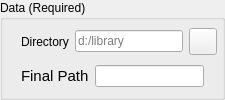
    <widget class="QGroupBox" name="groupBox__data">
     <property name="title">
      <string>Data (Required)</string>
     </property>
     <layout class="QHBoxLayout" name="horizontalLayout_3">
      <property name="leftMargin">
       <number>5</number>
      </property>
      <property name="topMargin">
       <number>5</number>
      </property>
      <property name="rightMargin">
       <number>5</number>
      </property>
      <property name="bottomMargin">
       <number>5</number>
      </property>
      <item>
       <widget class="QLabel" name="label__pixmap">
        <property name="maximumSize">
         <size>
          <width>55</width>
          <height>55</height>
         </size>
        </property>
        <property name="text">
         <string/>
        </property>
        <property name="pixmap">
         <pixmap resource="preference_icons.qrc">:/main/icons/ic_settings_white.png</pixmap>
        </property>
        <property name="scaledContents">
         <bool>true</bool>
        </property>
        <property name="alignment">
         <set>Qt::AlignCenter</set>
        </property>
       </widget>
      </item>
      <item>
       <layout class="QVBoxLayout" name="verticalLayout">
        <item>
         <layout class="QHBoxLayout" name="horizontalLayout">
          <item>
           <widget class="QLabel" name="label__data_dirpath">
            <property name="text">
             <string>Directory</string>
            </property>
           </widget>
          </item>
          <item>
           <widget class="QLineEdit" name="lineEdit__data_dirpath">
            <property name="toolTip">
             <string>Data storage directory</string>
            </property>
            <property name="placeholderText">
             <string>d:/library</string>
            </property>
           </widget>
          </item>
          <item>
           <widget class="QToolButton" name="toolButton__select_data_dirpath">
            <property name="cursor">
             <cursorShape>PointingHandCursor</cursorShape>
            </property>
            <property name="toolTip">
             <string>Select the directory where data will be saved</string>
            </property>
            <property name="statusTip">
             <string>Select the directory where data will be saved</string>
            </property>
            <property name="text">
             <string/>
            </property>
            <property name="icon">
             <iconset resource="preference_icons.qrc">
              <normaloff>:/main/icons/ic_folder_white.png</normaloff>:/main/icons/ic_folder_white.png</iconset>
            </property>
            <property name="iconSize">
             <size>
              <width>20</width>
              <height>20</height>
             </size>
            </property>
           </widget>
          </item>
         </layout>
        </item>
        <item>
         <layout class="QHBoxLayout" name="horizontalLayout_2">
          <item>
           <widget class="QLabel" name="label__result_show">
            <property name="sizePolicy">
             <sizepolicy hsizetype="Minimum" vsizetype="Preferred">
              <horstretch>0</horstretch>
              <verstretch>0</verstretch>
             </sizepolicy>
            </property>
            <property name="font">
             <font>
              <pointsize>11</pointsize>
             </font>
            </property>
            <property name="text">
             <string>Final Path</string>
            </property>
           </widget>
          </item>
          <item>
           <widget class="QLineEdit" name="lineEdit__result">
            <property name="toolTip">
             <string>Final data storage directory</string>
            </property>
            <property name="readOnly">
             <bool>true</bool>
            </property>
           </widget>
          </item>
          <item>
           <widget class="QLabel" name="label__valid_chk_pixmap">
            <property name="sizePolicy">
             <sizepolicy hsizetype="Fixed" vsizetype="Fixed">
              <horstretch>0</horstretch>
              <verstretch>0</verstretch>
             </sizepolicy>
            </property>
            <property name="maximumSize">
             <size>
              <width>24</width>
              <height>24</height>
             </size>
            </property>
            <property name="toolTip">
             <string>It determines whether it is a valid directory</string>
            </property>
            <property name="text">
             <string/>
            </property>
            <property name="pixmap">
             <pixmap resource="preference_icons.qrc">:/main/icons/ic_clear_white.png</pixmap>
            </property>
            <property name="scaledContents">
             <bool>true</bool>
            </property>
            <property name="alignment">
             <set>Qt::AlignCenter</set>
            </property>
           </widget>
          </item>
         </layout>
        </item>
       </layout>
      </item>
     </layout>
    </widget>
